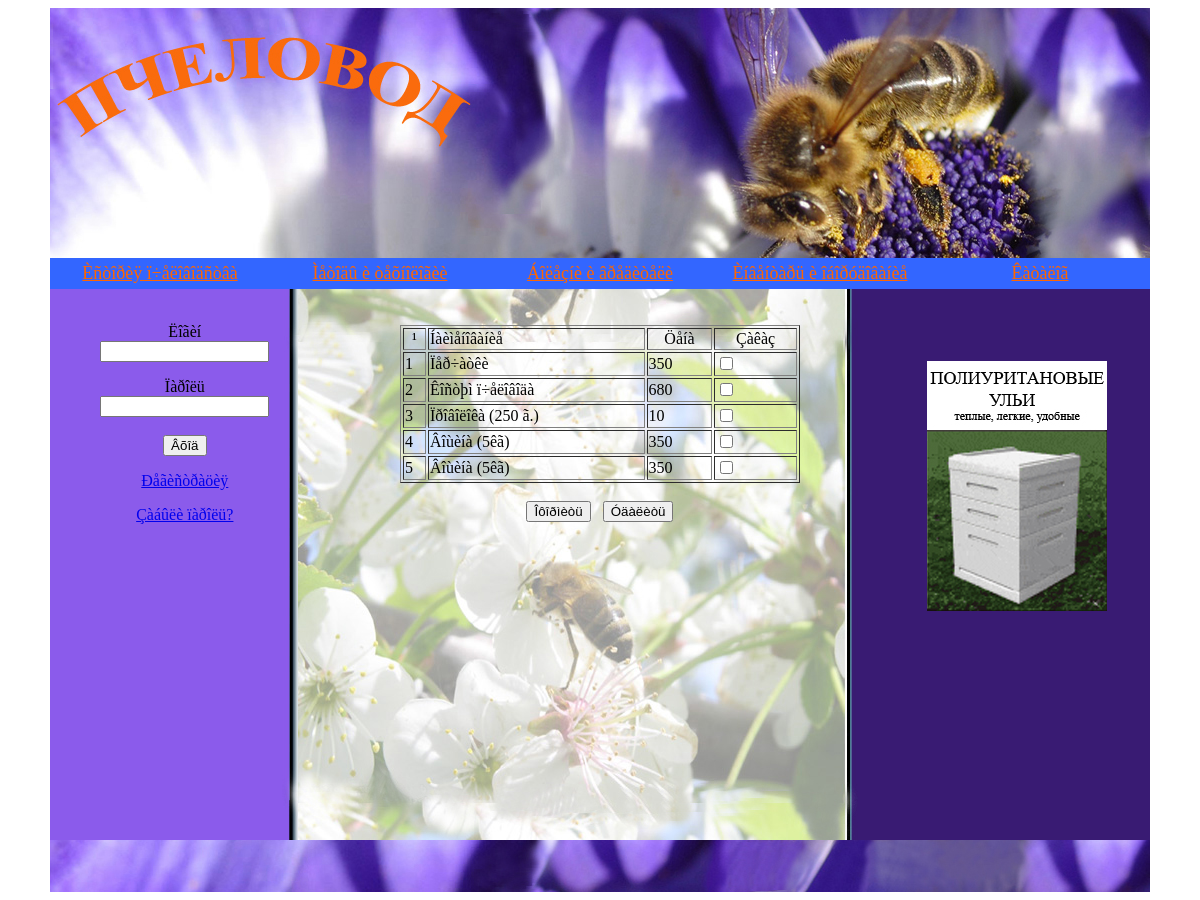
Page /korzina.php on the committed database.
### tables this page shows
CREATE TABLE IF NOT EXISTS `temp` (
  `id` int(5) NOT NULL,
  `name` char(200) DEFAULT NULL,
  `quantity` int(5) DEFAULT NULL,
  `price` char(10) DEFAULT NULL,
  UNIQUE KEY `id_2` (`id`),
  KEY `id` (`id`)
);

### korzina.php (the view, shortened to what this page needs)
<!DOCTYPE html PUBLIC "-//W3C//DTD XHTML 1.0 Strict//EN"
    "http://www.w3.org/TR/xhtml1/DTD/xhtml1-strict.dtd">
<html xmlns="http://www.w3.org/1999/xhtml">
<head>
  <link rel="stylesheet" href="mmstyle.css" type="text/css" media="screen" />
</head>
<body>
    <table align="center" style=" table-layout:  auto" width="1100" border="0px" cellpadding="0" cellspacing="0" border="0" background="image/fon.jpg" bordercolorlight="#000000">
      <tr>
        <td colspan="3"><img src="image/baner.jpg" width="1100" height="250" align="top" alt="" />
         <div id="mainmenu">
                <ul id="nav">
                  <li><a href="#">Èñòîðèÿ ï÷åëîâîäñòâà</a>
                  </li>
                  <li><a href="#">Ìåòîäû è òåõíîëîãèè</a>
                  </li>
                  <li><a href="#">Áîëåçíè è âðåäèòåëè</a>
                  </li>
                  <li><a href="#">Èíâåíòàðü è îáîðóäîâàíèå</a>
                  </li>
                  <li><a href="#">Êàòàëîã</a>
                  </li>
                </ul>
            </div>
        </td>
      </tr>
      <tr>
        <td width="250" height="100" align="center" valign="top"><br>
            <?php
                if(isset($_SESSION['from1']))
                {
                    echo "Çäðàñòâóéòå, ".$_SESSION['from1']."!";
                    echo "<form action=\"index.php\" method=\"get\"><br><br>";
                    echo "<input type=\"submit\" name=\"sub\" value=\"Âûõîä\"/></p></form>";
                    if(isset($_GET['sub']))
                    {
                        session_destroy();
                    }
                }
                else
                {
                     echo "<form action=\"key.php\" method=\"get\">";
                     echo "<p align=\"center\"><label for=\"username\">Ëîãèí</label><br/>";
                     echo "<input name=\"username\" type=\"text\" size=\"18\"/></p>";
                     echo "<p align=\"center\"><label for=\"passwd\">Ïàðîëü</label><br/>";
                     echo "<input name=\"passwd\" type=\"password\" size=\"18\"/><br/><br>";
                     echo "<input type=\"submit\" name=\"sub\" value=\"Âõîä\"/></p>";
                     echo "<p align=\"center\"><a href=\"registr.php\">Ðåãèñòðàöèÿ</a><br/>";
                     echo "<p align=\"center\"><a href=\"#\">Çàáûëè ïàðîëü?</a><br/>";
                     echo "</form>";
                }
            ?>
        </td>
        <td rowspan="2" width="520" align="center" valign="top">
        <br><br>
          <?php
              echo "<table width = \"400\"  bordercolorlight=\"\#000000\" border = 1 cellspacing =  cellpadding =  >";
              echo "<tr>
                <td align=\"center\">¹</td><td>Íàèìåíîâàíèå</td><td align=\"center\">Öåíà</td><td align=\"center\">Çàêàç</td>
              </tr>";
                  $host="localhost";
                  $link = mysql_connect($host,"root") or die(mysql_errno($link).mysql_error($link));
                  $rez = mysql_query("select * from temp") or die(mysql_errno($link).mysql_error($link));
                  $num = mysql_num_rows($rez);
                  echo "<form action=\"check.php\" method=\"post\">";
                  for($i=1;$i<=$num;$i++)
                  {
                    echo "<tr>";
                    echo "<td>$i</td>";
                    $rez1 = mysql_fetch_array($rez);
                    echo "<td>$rez1[name]</td>";
                    echo "<td>$rez1[price]</td>";
                    echo "<td><input type=\"checkbox\" name= \"Arr[]\" value= \"$rez1[name]\"></td></tr>";
                  }
               echo "</table>";
               echo "<br><input type=\"submit\" name=\"form\" value=\"Îôîðìèòü\" size=\"20\" style=\"background-color: \#3366FF; color: \#FF6600\"/>";
               echo "&nbsp;&nbsp;&nbsp;<input type=\"submit\" name=\"dell\" value=\"Óäàëèòü\" size=\"20\" style=\"background-color: \#3366FF; color: \#FF6600\"/>";
        ?>
        </td>
        <td rowspan="2" width="250" valign="top" align="center"><br><br>
        <br><br>
        &nbsp;<a href="#"><img src="image/ppu.jpg" width="180" height="250" alt="" /></a>
        </td>
      </tr>
      <tr>
        <td height="300"><br>
        </td>
      </tr>
    </table>
    <table align="center" width="1100" height="52" cellpadding="0" cellspacing="0" background="image/down.jpg">
      <tr>
        <td align="right">
      </tr>
    </table>
</body>
</html>

### mmstyle.css (style rules this page uses)
#mainmenu { float:left; }
#mainmenu ul { margin: 0; padding: 0; list-style: none; }
#mainmenu ul li { position: relative; float:left; }
#mainmenu ul li a { float:left; color: #FF6600; width:220px; font-stretch: wider; font: bold; font-size:18px; padding: 5px 0 5px 0; text-align:center; background: #3366FF; }

### rows in the picture
temp: name "Ïåð÷àòêè", price "350"
temp: name "Êîñòþì ï÷åëîâîäà", price "680"
temp: name "Ïðîâîëîêà (250 ã.)", price "10"
temp: name "Âîùèíà (5êã)", price "350"
temp: name "Âîùèíà (5êã)", price "350"
